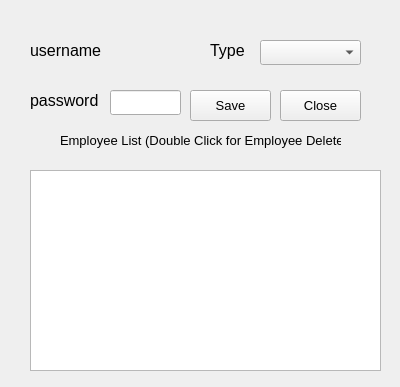
<?xml version="1.0" encoding="UTF-8"?>
<ui version="4.0">
 <class>Form</class>
 <widget class="QWidget" name="Form">
  <property name="geometry">
   <rect>
    <x>0</x>
    <y>0</y>
    <width>400</width>
    <height>387</height>
   </rect>
  </property>
  <property name="windowTitle">
   <string>Form</string>
  </property>
  <widget class="QLabel" name="label">
   <property name="geometry">
    <rect>
     <x>30</x>
     <y>40</y>
     <width>71</width>
     <height>21</height>
    </rect>
   </property>
   <property name="font">
    <font>
     <pointsize>12</pointsize>
    </font>
   </property>
   <property name="text">
    <string>username</string>
   </property>
  </widget>
  <widget class="QLabel" name="label_2">
   <property name="geometry">
    <rect>
     <x>30</x>
     <y>90</y>
     <width>71</width>
     <height>21</height>
    </rect>
   </property>
   <property name="font">
    <font>
     <pointsize>12</pointsize>
    </font>
   </property>
   <property name="text">
    <string>password</string>
   </property>
  </widget>
  <widget class="QLabel" name="label_3">
   <property name="geometry">
    <rect>
     <x>210</x>
     <y>40</y>
     <width>41</width>
     <height>21</height>
    </rect>
   </property>
   <property name="font">
    <font>
     <pointsize>12</pointsize>
    </font>
   </property>
   <property name="text">
    <string>Type</string>
   </property>
  </widget>
  <widget class="QComboBox" name="comboBox">
   <property name="geometry">
    <rect>
     <x>260</x>
     <y>40</y>
     <width>101</width>
     <height>25</height>
    </rect>
   </property>
  </widget>
  <widget class="QLineEdit" name="lineEdit_2">
   <property name="geometry">
    <rect>
     <x>110</x>
     <y>90</y>
     <width>71</width>
     <height>25</height>
    </rect>
   </property>
   <property name="font">
    <font>
     <pointsize>10</pointsize>
    </font>
   </property>
  </widget>
  <widget class="QPushButton" name="pushButton">
   <property name="geometry">
    <rect>
     <x>280</x>
     <y>90</y>
     <width>81</width>
     <height>31</height>
    </rect>
   </property>
   <property name="font">
    <font>
     <pointsize>10</pointsize>
    </font>
   </property>
   <property name="text">
    <string>Close</string>
   </property>
   <property name="icon">
    <iconset>
     <normaloff>pic/close.png</normaloff>pic/close.png</iconset>
   </property>
   <property name="iconSize">
    <size>
     <width>15</width>
     <height>15</height>
    </size>
   </property>
  </widget>
  <widget class="QPushButton" name="pushButton_2">
   <property name="geometry">
    <rect>
     <x>190</x>
     <y>90</y>
     <width>81</width>
     <height>31</height>
    </rect>
   </property>
   <property name="font">
    <font>
     <pointsize>10</pointsize>
    </font>
   </property>
   <property name="text">
    <string>Save</string>
   </property>
   <property name="icon">
    <iconset>
     <normaloff>pic/save.png</normaloff>pic/save.png</iconset>
   </property>
   <property name="iconSize">
    <size>
     <width>15</width>
     <height>15</height>
    </size>
   </property>
  </widget>
  <widget class="QLabel" name="label_4">
   <property name="geometry">
    <rect>
     <x>60</x>
     <y>130</y>
     <width>281</width>
     <height>21</height>
    </rect>
   </property>
   <property name="font">
    <font>
     <pointsize>10</pointsize>
    </font>
   </property>
   <property name="text">
    <string>Employee List (Double Click for Employee Delete)</string>
   </property>
  </widget>
  <widget class="QLabel" name="label_8">
   <property name="geometry">
    <rect>
     <x>110</x>
     <y>40</y>
     <width>91</width>
     <height>21</height>
    </rect>
   </property>
   <property name="font">
    <font>
     <pointsize>10</pointsize>
     <strikeout>false</strikeout>
    </font>
   </property>
   <property name="text">
    <string/>
   </property>
   <property name="scaledContents">
    <bool>false</bool>
   </property>
  </widget>
  <widget class="QListWidget" name="listWidget">
   <property name="geometry">
    <rect>
     <x>30</x>
     <y>170</y>
     <width>351</width>
     <height>201</height>
    </rect>
   </property>
  </widget>
 </widget>
 <resources/>
 <connections/>
</ui>
